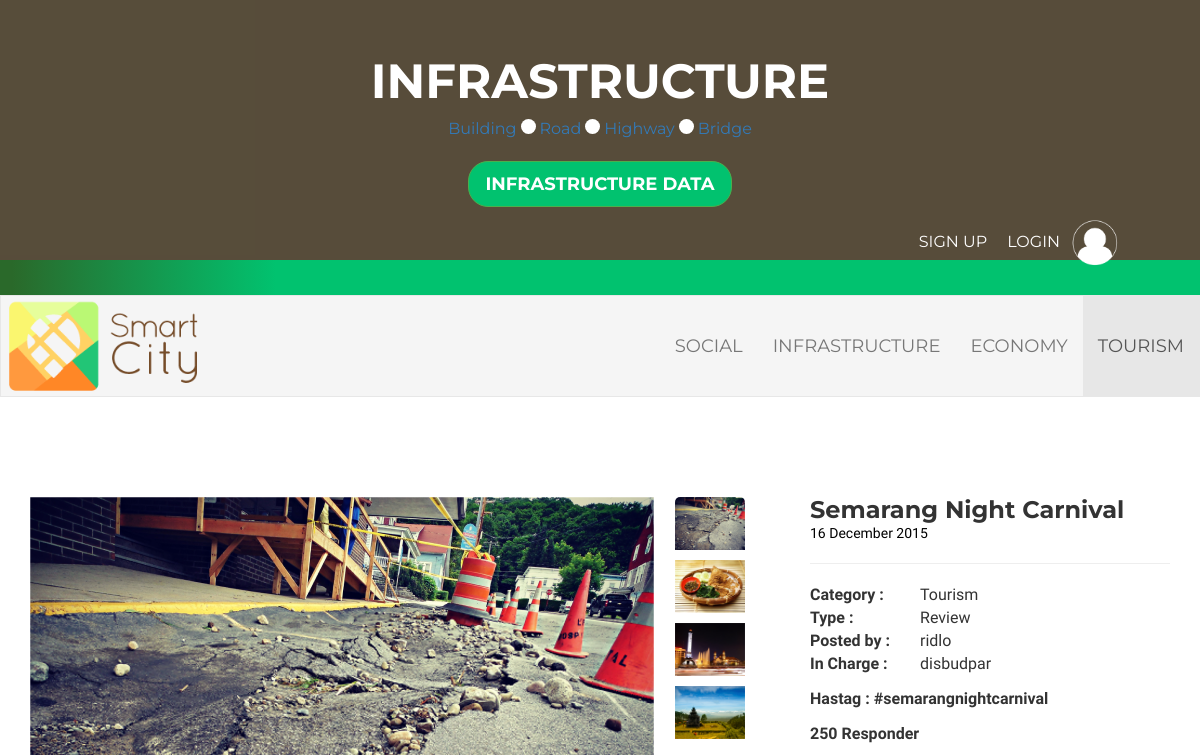
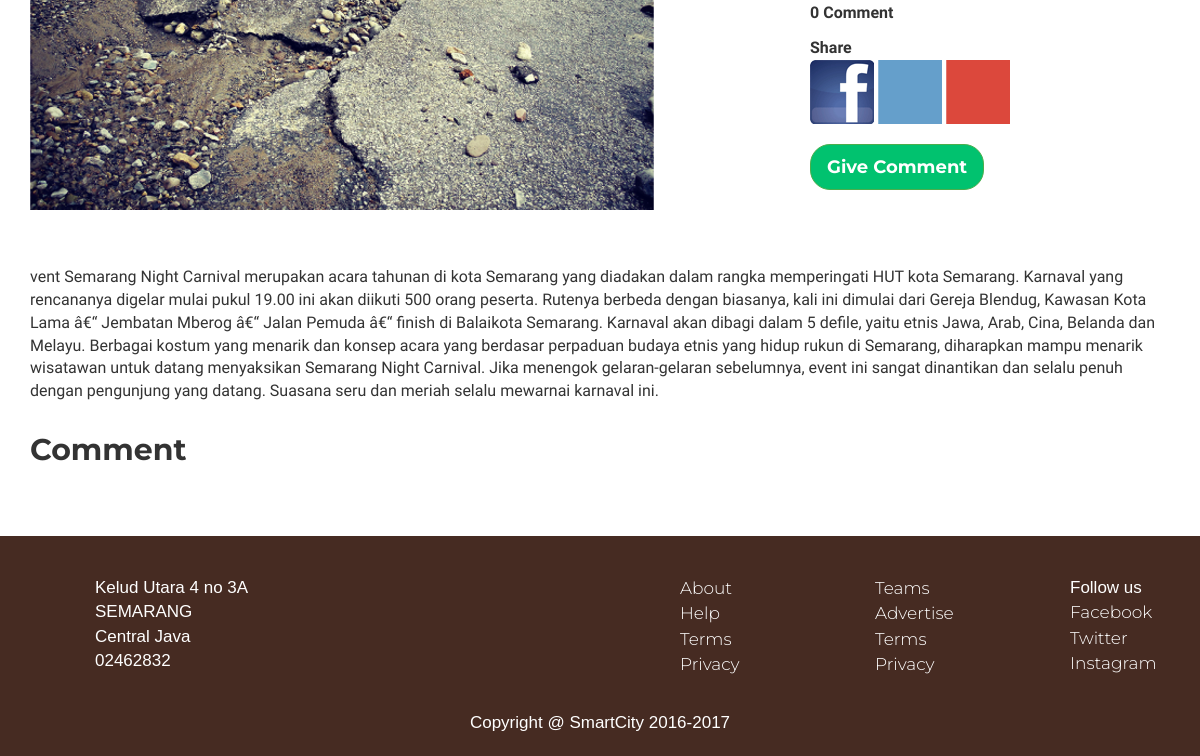
The app's page /post/TR-1 (signed in), older data (2 pictures, top to bottom).
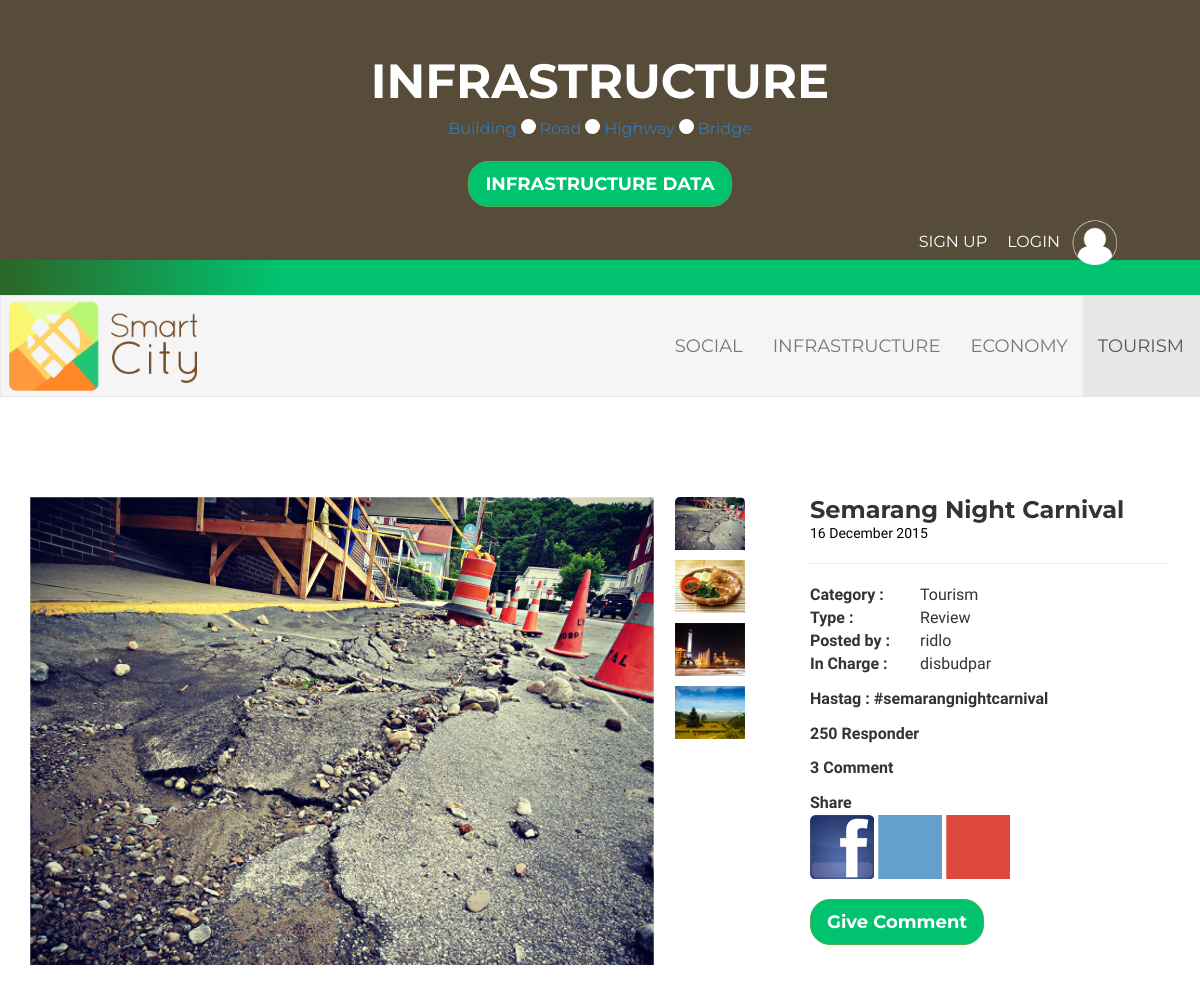
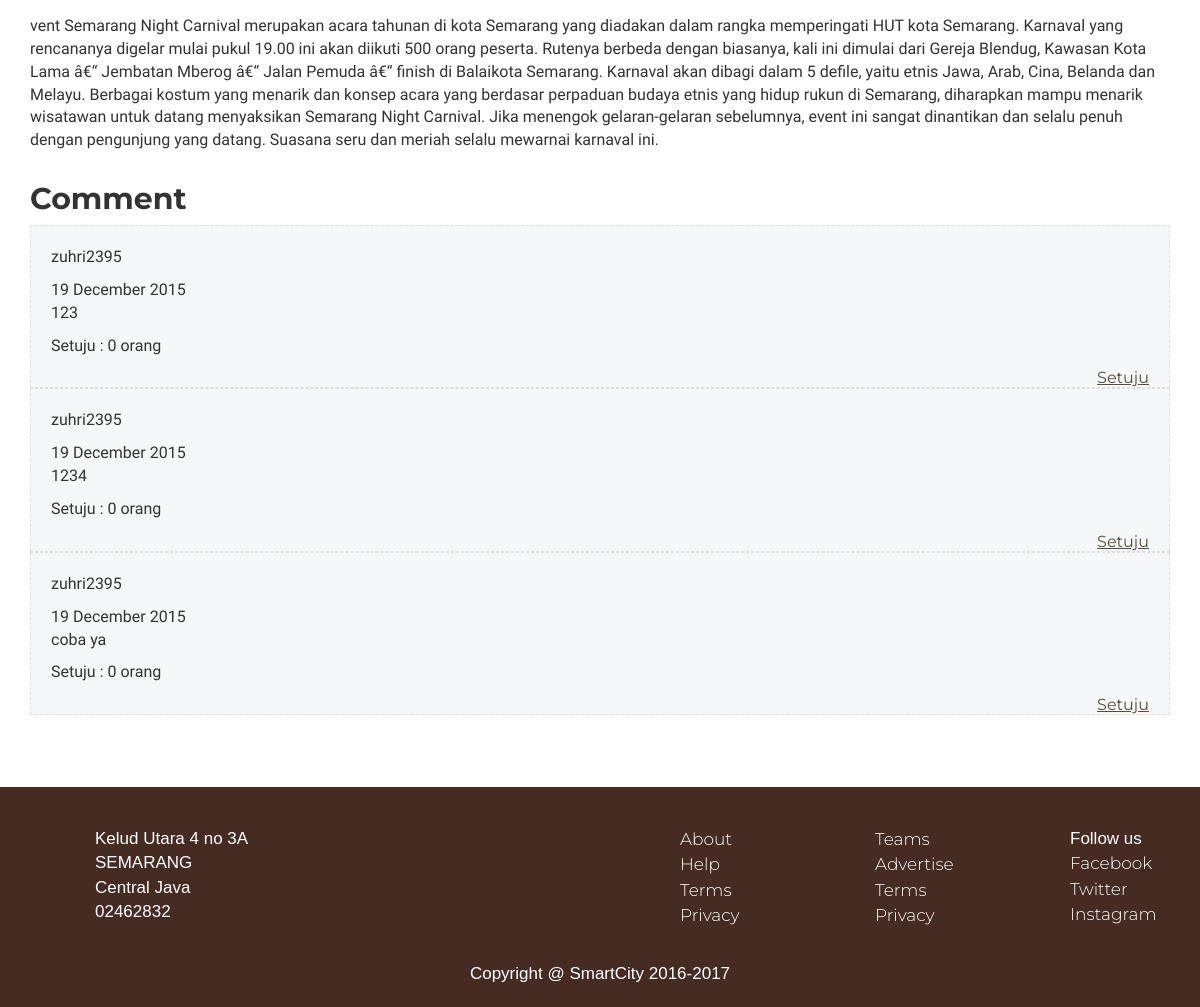
The same page, newer data (2 pictures, top to bottom).
### tables this page shows
CREATE TABLE IF NOT EXISTS `post` (
  `post_id` varchar(11) NOT NULL,
  `date` varchar(20) NOT NULL,
  `post_author` varchar(50) NOT NULL,
  `post_title` varchar(255) NOT NULL,
  `post_content` varchar(1000) NOT NULL,
  `post_category` varchar(14) NOT NULL,
  `post_type` varchar(10) NOT NULL,
  `post_tag` varchar(50) NOT NULL,
  `post_inCharge` varchar(50) NOT NULL,
  `pictures` varchar(1000) DEFAULT NULL
);

CREATE TABLE IF NOT EXISTS `comment` (
  `comment_id` int(11) NOT NULL,
  `comment_date` varchar(20) NOT NULL,
  `post_id` varchar(10) NOT NULL,
  `user` varchar(50) NOT NULL,
  `comment_content` varchar(10000) NOT NULL,
  `comment_likes` int(5) NOT NULL DEFAULT '0',
  `comment_dislikes` int(5) NOT NULL DEFAULT '0'
);

### post-detail.php (the view, shortened to what this page needs)
<?php
$id = $_GET['post_id'];
$sql = mysql_query("SELECT * FROM post WHERE post_id='$id'");
$post = mysql_fetch_object($sql);
$sql = mysql_query("SELECT COUNT(*) jumlah FROM comment WHERE post_id='$id'");
$jumlah = mysql_fetch_object($sql)->jumlah;
?>
<!DOCTYPE html>
<html>
<head>
	<link rel="stylesheet" href="https://maxcdn.bootstrapcdn.com/bootstrap/3.3.5/css/bootstrap.min.css">
	<link rel="stylesheet" href="css/style.css">
	<link rel="stylesheet" href="css/post-detail.css">
	<link rel="stylesheet"  href="css/lightslider.css"/>
</head>
<body>
<section class="infrastructure">
	<div class="container-fluid">
		<div class="row main-header">
			<div class="hero text-center">
				<h1>INFRASTRUCTURE</h1>
				<div class="categ-menu">
					<a href="#">Building</a>
					<div class="bullet"></div>
					<a href="#">Road</a>
					<div class="bullet"></div>
					<a href="#">Highway</a>
					<div class="bullet"></div>
					<a href="#">Bridge</a>
				</div>
				<a href="#" class="btn btn-success btn-lg">INFRASTRUCTURE DATA</a>
			</div>
			<div class="user">
				<a href="#modal-sign" role="button" data-toggle="modal">SIGN UP</a>
				<a href="#modal-login" role="button" data-toggle="modal">LOGIN</a>
				<img src="img/user.png" alt="" width="50px">
			</div>
		</div>
	</div>
</section>
<div class="border-green"> </div>
<nav class="navbar navbar-default" role = "navigation">
	<div class="container-fluid">
		<div class="row fix-menu">
			<div class="navbar-header">
				<div class="logo"><a href="index.html"><img src="img/logo.png" width="200px"></a></div>
			</div>
			<div class="collapse navbar-collapse" id="collapse" role="navigation">
				<ul class="nav navbar-nav navbar-right">
					<li><a href="social.html">Social</a></li>
					<li><a href="infrastructure.html">Infrastructure</a></li>
					<li><a href="economy.html">Economy</a></li>
					<li><a href="tourism.html">Tourism</a></li>
				</ul>
			</div>
		</div>
	</div>
</nav>
<div class="container main-post	">
	<div class="row">
		<div class="col-md-8 img-main">
			<div class="item">
				<div class="clearfix">
					<ul id="vertical">
						<li data-thumb="img/prob1.png">
							<img src="img/prob1.png">
						</li>
					</ul>
				</div>
			</div>
		</div>
		<div class="col-md-4">
			<h3><?php echo $post->post_title; ?></h3>
			<div class="date-post"><?php echo $post->date; ?></div>
			<hr>
			<table>
				<tr>
					<td> Category : </td>
					<td> <?php echo $post->post_category; ?> </td>
				</tr>
				<tr>
					<td> Type : </td>
					<td> <?php echo $post->post_type; ?> </td>
				</tr>
				<tr>
					<td> Posted by : </td>
					<td> <?php echo $post->post_author; ?> </td>
				</tr>
				<tr>
					<td> In Charge : </td>
					<td> <?php echo $post->post_inCharge; ?> </td>
				</tr>
			</table>
			<div class="brief-button">
				<div class="bold">Hastag : <?php echo $post->post_tag;?></div>
				<div class="respponder">250 Responder</div>
				<div class="best-solusion"><?php echo $jumlah . " " . ($post->post_type == "Complaint" ? "Solution" : "Comment") ?></div>
				<div class="sosmed">
					<div class="sosmed-head">Share</div>
					<img src="img/fb.png" alt="">
					<img src="img/twt.png" alt="">
					<img src="img/gog.png" alt="">
				</div>
			</div>
			<?php
			if($_SESSION['login']) {
				echo "<a href='#modal-solusi' role='button' data-toggle='modal' class='btn btn-success btn-lg'>Give " . ($post->post_type == "Complaint" ? "Solution" : "Comment") . "</a>";
			}
			?>
		</div>
		<div class="col-md-12 post-detail">
			<div class="prob">
				<p><?php echo $post->post_content; ?></p>
			</div>
		</div>
		<div class="col-md-12">
			<h2><?php echo ($post->post_type == "Complaint" ? "Solution" : "Comment"); ?></h2>
			<div class="comment-section">
				<?php
					$sql = mysql_query("SELECT * FROM comment WHERE post_id='$id'");
					while($row = mysql_fetch_object($sql)) {
						$query = mysql_query("SELECT post_type FROM post WHERE post_id='$id'");
						$type = mysql_fetch_object($query)->post_type;
						echo "<div class='solusi-body'>";
						echo "<div>" . $row->user . "</div>";
						echo "<p>";
						echo "<div class='date'>" . $row->comment_date . "</div>";
						echo $row->comment_content;
						echo "</p>";
						echo "<p>";
						echo "Setuju : " . $row->comment_likes . " orang" . ($type == "Complaint" ? " | Tidak Setuju : " . $row->comment_dislikes . " orang" : "");
						echo "</p>";
						echo "<div class='pool pull-right'>";
						echo "<p>";
						echo ($_SESSION['login'] ? ($type == "Complaint" ? "<a href='#'>Setuju</a> | <a href='#'>Tidak Setuju</a>" : "<a href='#'>Setuju</a>") : "");
						echo "</p>";
						echo "</div>";
						echo "</div>";
					}
				?>
			</div>
		</div>
	</div>
</div>
<footer>
	<div class="abfooter">
		<div class="container">
			<div class="row">
				<div class="col-md-6">
					<ul>
						<li> Kelud Utara 4 no 3A </li>
						<li> SEMARANG </li>
						<li> Central Java </li>
						<li> 02462832 </li>
					</ul>
				</div>
				<div class="col-md-2">
					<ul>
						<li><a href="about.html"> About </a> </li>
						<li><a href="help.html"> Help </a> </li>
						<li><a href="terms.html"> Terms </a> </li>
						<li><a href="privacy.html"> Privacy </a> </li>
					</ul>
				</div>
				<div class="col-md-2">
					<ul>
						<li><a href="teams.html"> Teams </a> </li>
						<li><a href="advertise.html"> Advertise</a> </li>
						<li><a href="terms.html"> Terms</a> </li>
						<li><a href="privacy.html"> Privacy </a> </li>
					</ul>
				</div>
				<div class="col-md-2">
					<ul>
						<li>Follow us </li>
						<li><a href="#"> Facebook</a> </li>
						<li><a href="#"> Twitter</a> </li>
						<li><a href="#"> Instagram </a> </li>
					</ul>
				</div>
			</div>
		</div>
	</div>
	<div class="copyright">
		<p> Copyright @ SmartCity 2016-2017 </p>
	</div>
</footer>
</body>
</html>

### css/style.css (style rules this page uses)
body { font-family: 'Quicksand', sans-serif; font-size: 16px; }
a { font-family: 'Montserrat', sans-serif; }
h1, h2, h3, h4, h5, h6 { font-family: 'Montserrat', sans-serif; font-weight: 700; }
.main-header { background: rgba(45, 32, 9, 0.8); padding: 20px 40px 0px 40px; }
.hero { height: auto; color: #FFF; width: 75%; margin: 0 auto; margin-top: 50px; margin-bottom: 110px; padding: 10px 0; }
.hero h1 { font-size: 3em; text-transform: uppercase; }
.user { float: right; display: inline-table; margin-bottom: 20px; margin-right: 40px; }
.user a { color: #FFF; padding: 0 10px; cursor: pointer; }
.btn-success { color:#fff; background-color:#01c26f; border-radius: 20px; font-weight:bold; }
.border-green { background: rgba(42,105,42,1); background: -moz-linear-gradient(left, rgba(42,105,42,1) 0%, rgba(42,105,42,1) 1%, rgba(1,194,111,1) 23%, rgba(1,194,111,1) 100%); background: -webkit-gradient(left top, right top, color-stop(0%, rgba(42,105,42,1)), color-stop(1%, rgba(42,105,42,1)), color-stop(23%, rgba(1,194,111,1)), color-stop(100%, rgba(1,194,111,1))); background: -webkit-linear-gradient(left, rgba(42,105,42,1) 0%, rgba(42,105,42,1) 1%, rgba(1,194,111,1) 23%, rgba(1,194,111,1) 100%); background: -o-linear-gradient(left, rgba(42,105,42,1) 0%, rgba(42,105,42,1) 1%, rgba(1,194,111,1) 23%, rgba(1,194,111,1) 100%); background: -ms-linear-gradient(left, rgba(42,105,42,1) 0%, rgba(42,105,42,1) 1%, rgba(1,194,111,1) 23%, rgba(1,194,111,1) 100%); background: linear-gradient(to right, rgba(42,105,42,1) 0%, rgba(42,105,42,1) 1%, rgba(1,194,111,1) 23%, rgba(1,194,111,1) 100%); filter: progid:DXImageTransform.Microsoft.gradient( startColorstr='#2a692a', endColorstr='#01c26f', GradientType=1 ); height:35px; }
.navbar { background-color: #F5F5F5; border-radius: 0; }
.navbar-right>li>a { font-family: 'Montserrat', sans-serif; text-transform: uppercase; font-weight: 400; color:#514C4C; font-size: 18px; height: 100px; padding-top: 40px; }
.clearfix { clear:both; }
footer { background-color:#462b22; color: #fff; font-size: 17px; font-family: 'Helvetica', sans-serif; height: 220px; padding: 40px; }
footer a { font-weight: 300; color: #FFF; }
footer ul li { list-style: none; }
.copyright { text-align: center; margin-top: 24px; }

### css/post-detail.css (style rules this page uses)
.infrastructure { height: 260px; }
.hero { margin: 5px auto 2px; }
.categ-menu { padding-bottom: 20px; }
.categ-menu div { display: inline-table; }
.bullet { width: 15px; height: 15px; background: white; border-radius: 50%; }
.lslide { padding-right: -40px; }
.img-main { padding-right: 50px; }
.main-post { margin-bottom: 60px; margin-top: 100px; }
.post-detail { margin-top: 24px; }
.brief-button { margin-bottom: 20px; }
.brief-button div { margin-top: 12px; font-weight: bold; }
.col-md-4 tr td:first-child { font-weight: bold; }
.col-md-4 tr td:nth-child(2) { padding-left: 30px; }
.col-md-4 h3 { margin-top: 0; margin-bottom: 0; }
.solusi-body { padding: 20px; background: #F6F7F8; border: 1.6px dashed #DDD; }
.date-post { color: #000; font-size: 14px; }
.pool a { text-decoration: underline; color: #574D3A; }

### css/lightslider.css (style rules this page uses)
.lightSlider:before, .lightSlider:after { content: " "; display: table; }
.lightSlider { overflow: hidden; margin: 0; }
.lSSlideWrapper > .lightSlider:after { clear: both; }
.lSSlideWrapper .lSSlide { -webkit-transform: translate(0px, 0px); -ms-transform: translate(0px, 0px); transform: translate(0px, 0px); -webkit-transition: all 1s; -webkit-transition-property: -webkit-transform,height; -moz-transition-property: -moz-transform,height; transition-property: transform,height; -webkit-transition-duration: inherit !important; transition-duration: inherit !important; -webkit-transition-timing-function: inherit !important; transition-timing-function: inherit !important; }
.lSSlideOuter.vertical .lightSlider > * { width: 100% !important; max-width: none !important; }
.lSSlideOuter .lightSlider, .lSSlideOuter .lSPager { padding-left: 0; list-style: none outside none; }
.lSSlideOuter .lightSlider > *, .lSSlideOuter .lSGallery li { float: left; }
.lightSlider.lsGrab > * { cursor: -webkit-grab; cursor: -moz-grab; cursor: -o-grab; cursor: -ms-grab; cursor: grab; }

Row changes from the older to the newer data that the page shows:
added comment: user "zuhri2395", comment_date "19 December 2015", comment_content "123", comment_likes "0"
added comment: user "zuhri2395", comment_date "19 December 2015", comment_content "1234", comment_likes "0"
added comment: user "zuhri2395", comment_date "19 December 2015", comment_content "coba ya", comment_likes "0"
Text that changed along with them:
$jumlah: "0" → "3"
